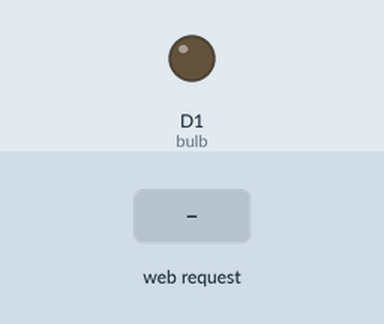
The sketch below on a simulated ESP8266 (NodeMCU). On the bench: output pins drawn as LEDs (lit = HIGH). The inputs (shaded band) are chosen by the test bench. WiFi joins after 1.5 s; servers stay silent unless stated; what the sketch prints to the serial monitor is not drawn.

Above: at 2.7 s.
2.8 s: HTTP request GET /on received
At 4.0 s:
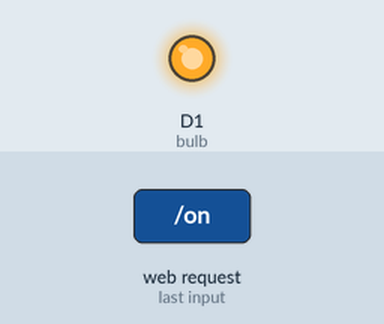
4.3 s: HTTP request GET /off received
At 5.3 s:
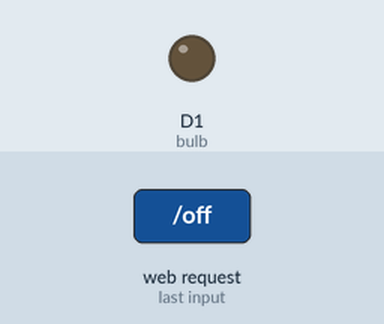
Timing chart, 0 to 7.3 s (numbered marks = the images above; inputs shaded):
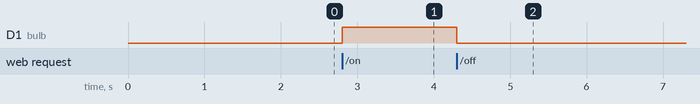

Measured:
- after the input at 2.8 s, D1 (bulb): LOW → HIGH at once
- after the input at 4.3 s, D1 (bulb): HIGH → LOW at once

The sketch:

20210629_lovotLabwebServerBULB.ino
```cpp
#include <ESP8266WiFi.h>        // ESP 8266 와이파이 라이브러리
#include <ESP8266WebServer.h>   // ESP 8266 웹서버 라이브러리

ESP8266WebServer server(80);  // 웹서버 오브젝트

int bulb = D1; // BULB 핀번호


void setup()
{
  // BULB 핀 세팅
  pinMode(bulb, OUTPUT);
  digitalWrite(bulb, LOW);

  // 시리얼 세팅
  Serial.begin(115200);
  Serial.println();

  // 와이파이 접속
  WiFi.begin("WIC", "with!@0919"); // 공유기 이름과 비밀번호

  Serial.print("Connecting");
  while (WiFi.status() != WL_CONNECTED) // 와이파이 접속하는 동안 "." 출력
  {
    delay(500);
    Serial.print(".");
  }
  Serial.println();

  Serial.print("Connected, IP address: ");
  Serial.println(WiFi.localIP()); // 접속된 와이파이 주소 출력

  server.on("/on", handleOn);     // /on 에 접속 되었을때 실행할 함수 연결
  server.on("/off", handleOff);   // /off 에 접속 되었을때 실행할 함수 연결

  server.begin(); // 웹서버 시작
  Serial.println("HTTP server started");
}


void loop()
{
  server.handleClient();
}


void handleOn() // /on 에 접속할때 실행할 내용
{
  digitalWrite(bulb, HIGH);
  server.send(200, "text/plain", "BULB ON");
}

void handleOff() // /off 에 접속할때 실행할 내용
{
  digitalWrite(bulb, LOW);
  server.send(200, "text/plain", "BULB OFF");
}
```
